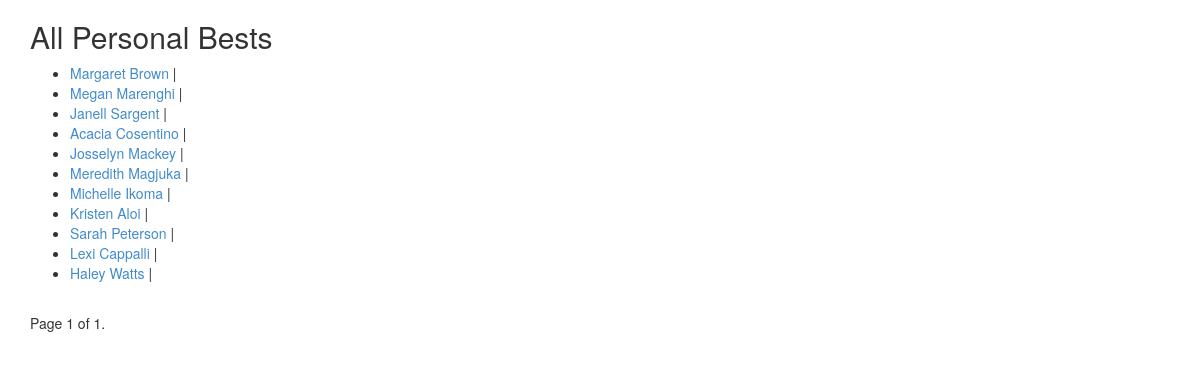
The app's page /best/ with its own data.
### roster/models.py (models this page shows, shortened)
class Best(models.Model):
    name = models.CharField(unique=False, max_length=50)
    position = models.CharField(unique=False, max_length=12)
    vault = models.CharField(unique=False, max_length=50)
    uneven_bars = models.CharField(unique=False, max_length=50)
    balance_beam = models.CharField(max_length=50)
    floor_exercise = models.CharField(max_length=200)
    all_around = models.CharField(max_length=50)
    imageurl = models.TextField(max_length =100)
    class Meta(object):
        verbose_name_plural = "Bests"
        ordering = ('vault','uneven_bars',)

### roster/views.py (the view)
# urls.py: url(r'^best/$', views.bestList, name='roster_best_list'),
def bestList(request):
    best_list = Best.objects.all()
    paginator = Paginator(best_list, 25)
    page = request.GET.get('page')
    try:
        bests= paginator.page(page)
    except PageNotAnInteger:
        bests = paginator.page(1)
    except EmptyPage:
        bests = paginator.page(paginator.num_pages)
    return render(request, 'roster/best_list.html', {"bests": bests})

### roster/templates/roster/best_list.html (shortened to what this page needs)
{% extends "base.html" %}
{% block content %}
    <h2>All Personal Bests</h2>
    <ul>
        {% for best in bests %}
        <li><a href="{{ best.id }}">{{ best.name }}</a> | {{ best.callnumber}}</li>
        {% endfor %}
    </ul>
<div class="pagination">
    <span class="step-links">
        <span class="current">
            Page {{ bests.number }} of {{ bests.paginator.num_pages }}.
        </span>
    </span>
</div>
{% endblock %}

### records on screen
Best: name "Margaret Brown"
Best: name "Megan Marenghi"
Best: name "Janell Sargent"
Best: name "Acacia Cosentino"
Best: name "Josselyn Mackey"
Best: name "Meredith Magjuka"
Best: name "Michelle Ikoma"
Best: name "Kristen Aloi"
Best: name "Sarah Peterson"
Best: name "Lexi Cappalli"
Best: name "Haley Watts"

### other values on screen
{{ bests.number }} "1"
{{ bests.paginator.num_pages }} "1"
